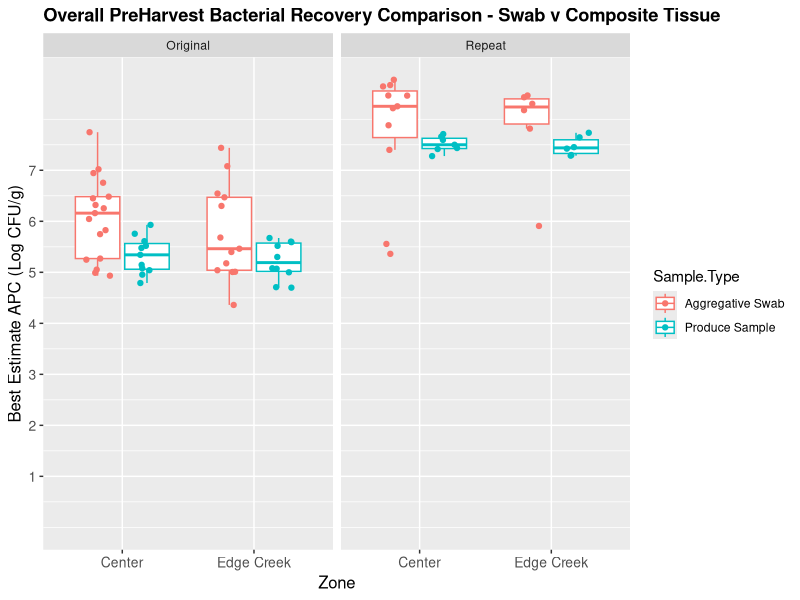
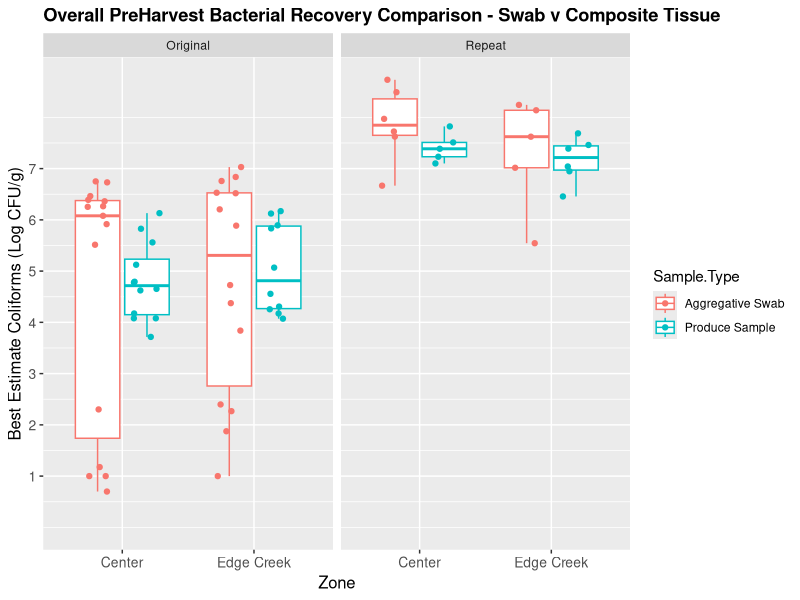
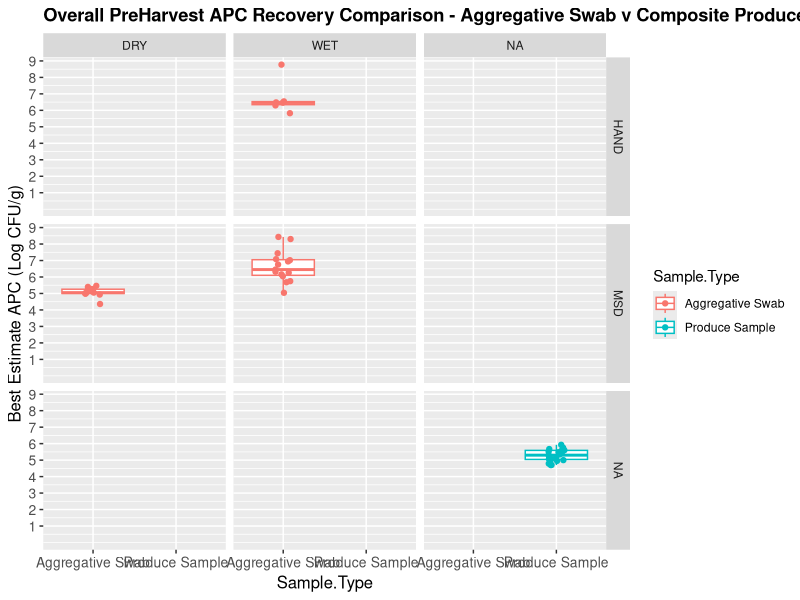
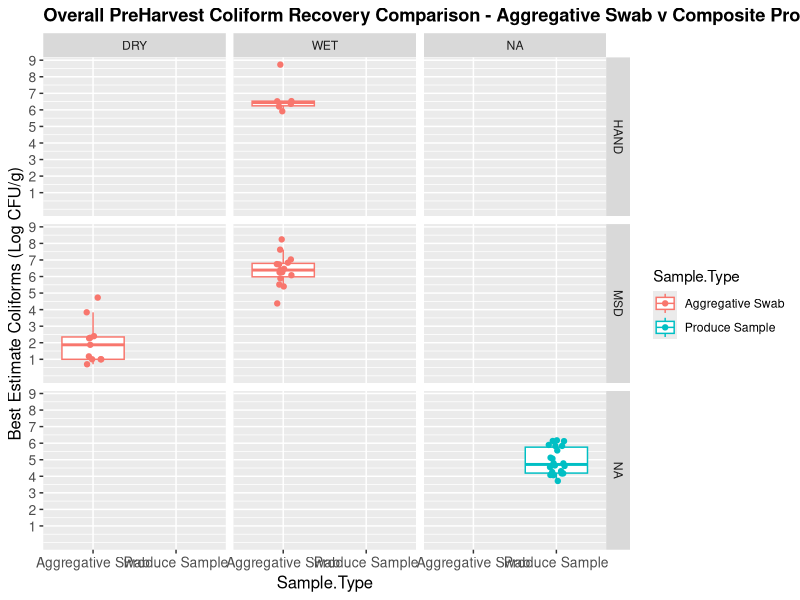
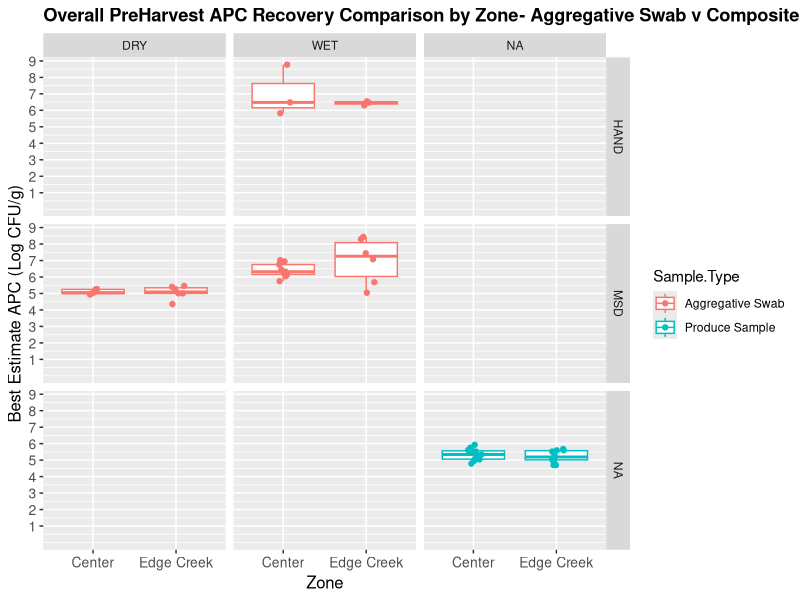
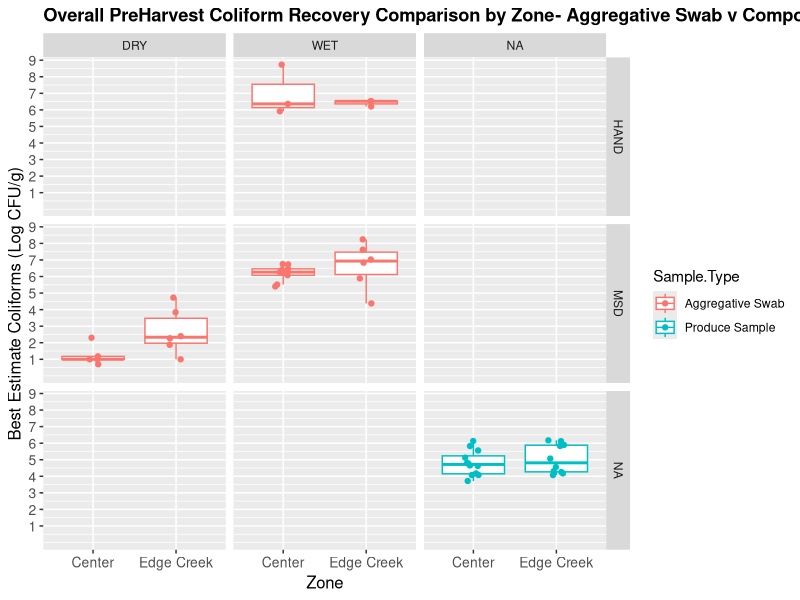
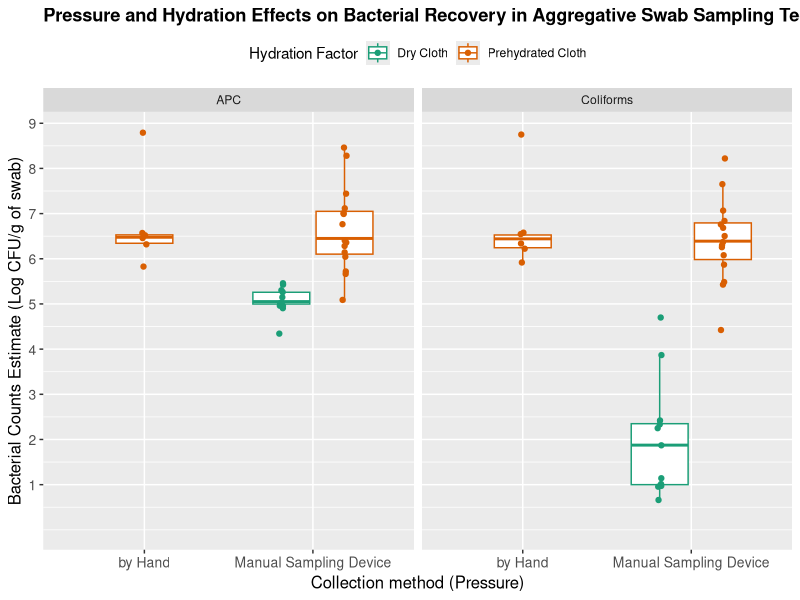
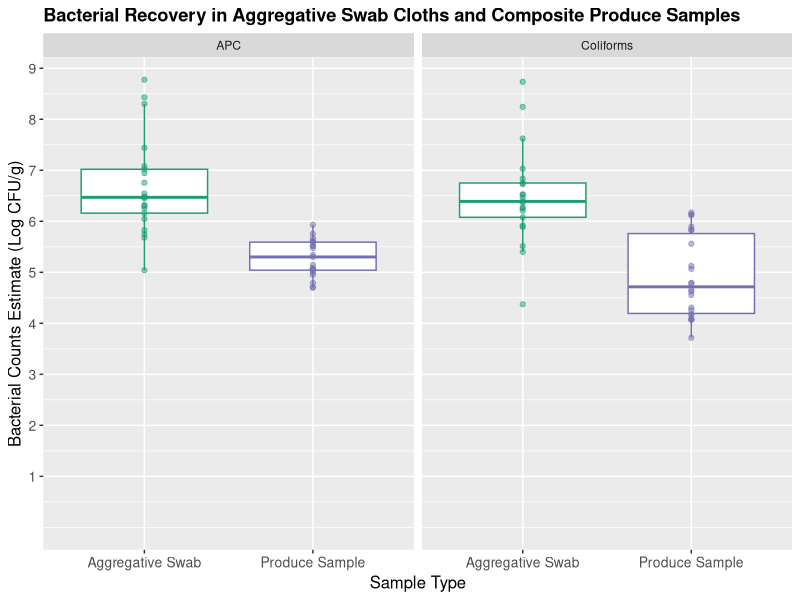

R code for these plots, in order:
## ---- chunk 1
knitr::opts_chunk$set(echo = TRUE)
## ---- chunk 2
library(tidyverse)
library(MASS)
library(car)
## ---- chunk 3
raw<-read.csv("Exp_1_results_organized.csv")
str(raw)
Fanoe<-read.csv("Experiment_1_trimmed.csv")
str(Fanoe)
Fanoe$Zone<-as.factor(Fanoe$Zone)
Fanoe$Top.bottom<-as.factor(Fanoe$Top.bottom)
Fanoe$Wet.dry<-as.factor(Fanoe$Wet.dry)
Fanoe$Hand.msd<-as.factor(Fanoe$Hand.msd)
Fanoe$Opportunity<-as.factor(Fanoe$Opportunity)
Fanoe$Sample.Type<-as.factor(Fanoe$Sample.Type)
Fanoe$Log.Coli.<-as.numeric(Fanoe$Log.Coli.)
str(Fanoe) #This contains all original and repeated samples, 
SumFanoe<-Fanoe%>%group_by(Sample.Type, Opportunity,Wet.dry, Hand.msd)%>%summarise(n=n())
knitr::kable(SumFanoe)
## ---- chunk 4
APC_MTvPr<-ggplot(data= Fanoe, aes(x=Zone, y=Log.APC. , col= Sample.Type))+
  geom_boxplot(outlier.alpha = 0)+theme(plot.title = element_text(size = rel(1.2), face = "bold"), axis.text = element_text(size= 10, angle=0, hjust=0.5), axis.title = element_text(size=12))+
  expand_limits(y=0)+
  scale_y_continuous("Best Estimate APC (Log CFU/g)", breaks= c(1,2,3,4,5,6,7))+
  geom_point(position=position_jitterdodge(),alpha=1)+
  ggtitle("Overall PreHarvest Bacterial Recovery Comparison - Swab v Composite Tissue ")
APC_MTvPr+facet_grid(.~Opportunity)
## ---- chunk 5
Colif_MTvPr<-ggplot(data= Fanoe, aes(x=Zone, y=Log.Coli. , col= Sample.Type))+
  geom_boxplot(outlier.alpha = 0)+theme(plot.title = element_text(size = rel(1.2), face = "bold"), axis.text = element_text(size= 10, angle=0, hjust=0.5), axis.title = element_text(size=12))+
  expand_limits(y=0)+
  scale_y_continuous("Best Estimate Coliforms (Log CFU/g)", breaks= c(1,2,3,4,5,6,7))+
  geom_point(position=position_jitterdodge(),alpha=1)+
  ggtitle("Overall PreHarvest Bacterial Recovery Comparison - Swab v Composite Tissue ")
Colif_MTvPr+facet_grid(.~Opportunity)
## ---- chunk 6
adj_Fanoe<-read.csv("Experiment_1_adjusted trim.csv")
adj_Fanoe$Zone<-as.factor(adj_Fanoe$Zone)
adj_Fanoe$Top.bottom<-as.factor(adj_Fanoe$Top.bottom)
adj_Fanoe$Wet.dry<-as.factor(adj_Fanoe$Wet.dry)
adj_Fanoe$Hand.msd<-as.factor(adj_Fanoe$Hand.msd)
adj_Fanoe$Opportunity<-as.factor(adj_Fanoe$Opportunity)
adj_Fanoe$Sample.Type<-as.factor(adj_Fanoe$Sample.Type)
str(adj_Fanoe)
wkngsamples_Fanoe<-adj_Fanoe%>%group_by(Sample.Type, Wet.dry, Hand.msd, Zone)%>%summarise(n=n())
totalecoli<-adj_Fanoe%>%group_by(Sample.Type, Log.E.coli.)%>%summarise(count=n())
knitr::kable(wkngsamples_Fanoe)
knitr::kable(totalecoli)
## ---- chunk 7
OvPH_MTvTissue_APC<-ggplot(data= adj_Fanoe, aes(x=Sample.Type, y=Log.APC. , col= Sample.Type))+
  geom_boxplot(outlier.alpha = 0)+theme(plot.title = element_text(size = rel(1.2), face = "bold"), axis.text = element_text(size= 10, angle=0, hjust=0.5), axis.title = element_text(size=12))+
  expand_limits(y=0)+
  scale_y_continuous("Best Estimate APC (Log CFU/g)", breaks= c(1,2,3,4,5,6,7,8,9))+
  geom_point(position=position_jitterdodge(),alpha=1)+
  ggtitle("Overall PreHarvest APC Recovery Comparison - Aggregative Swab v Composite Produce Samples")
OvPH_MTvTissue_APC+facet_grid(Hand.msd~Wet.dry)

OvPH_MTvTissue_Colif<-ggplot(data= adj_Fanoe, aes(x=Sample.Type, y=Log.Coli. , col= Sample.Type))+
  geom_boxplot(outlier.alpha = 0)+theme(plot.title = element_text(size = rel(1.2), face = "bold"), axis.text = element_text(size= 10, angle=0, hjust=0.5), axis.title = element_text(size=12))+
  expand_limits(y=0)+
  scale_y_continuous("Best Estimate Coliforms (Log CFU/g)", breaks= c(1,2,3,4,5,6,7,8,9))+
  geom_point(position=position_jitterdodge(),alpha=1)+
  ggtitle("Overall PreHarvest Coliform Recovery Comparison - Aggregative Swab v Composite Produce Samples")
OvPH_MTvTissue_Colif+facet_grid(Hand.msd~Wet.dry)

Zone_OvPH_MTvTissue_APC<-ggplot(data= adj_Fanoe, aes(x=Zone, y=Log.APC. , col= Sample.Type))+
  geom_boxplot(outlier.alpha = 0)+theme(plot.title = element_text(size = rel(1.2), face = "bold"), axis.text = element_text(size= 10, angle=0, hjust=0.5), axis.title = element_text(size=12))+
  expand_limits(y=0)+
  scale_y_continuous("Best Estimate APC (Log CFU/g)", breaks= c(1,2,3,4,5,6,7,8,9))+
  geom_point(position=position_jitterdodge(),alpha=1)+
  ggtitle("Overall PreHarvest APC Recovery Comparison by Zone- Aggregative Swab v Composite Produce Samples")
Zone_OvPH_MTvTissue_APC+facet_grid(Hand.msd~Wet.dry)

Zone_OvPH_MTvTissue_Colif<-ggplot(data= adj_Fanoe, aes(x=Zone, y=Log.Coli. , col= Sample.Type))+
  geom_boxplot(outlier.alpha = 0)+theme(plot.title = element_text(size = rel(1.2), face = "bold"), axis.text = element_text(size= 10, angle=0, hjust=0.5), axis.title = element_text(size=12))+
  expand_limits(y=0)+
  scale_y_continuous("Best Estimate Coliforms (Log CFU/g)", breaks= c(1,2,3,4,5,6,7,8,9))+
  geom_point(position=position_jitterdodge(),alpha=1)+
  ggtitle("Overall PreHarvest Coliform Recovery Comparison by Zone- Aggregative Swab v Composite Produce Samples")
Zone_OvPH_MTvTissue_Colif+facet_grid(Hand.msd~Wet.dry)
## ---- chunk 8
Only_Swabs<-adj_Fanoe%>%filter(Sample.Type=="Aggregative Swab")
Only_Swabs_noEcoli<-Only_Swabs[,-13] #This one would be replaced using a dataset that combines tests under a single column, rather than each test having its own column. This file was manually manipulated for this purpose, there is no code for it.
Only_Swabs_noEcoli1<-read.csv("LabPPT_AdjustedFanoe Exp_1.csv")
Only_Swabs_noEcoli<-Only_Swabs_noEcoli1%>% filter(Sample.Type=="Aggregative Swab")
Only_Swabs_noEcoli<-Only_Swabs_noEcoli%>% filter(Test != "E.coli")
#Once filtered
Only_Swabs_noEcoli$Sample.Type<-as.factor(Only_Swabs_noEcoli$Sample.Type)
Only_Swabs_noEcoli$Hand.msd<-as.factor(Only_Swabs_noEcoli$Hand.msd)
Only_Swabs_noEcoli$Wet.dry<-as.factor(Only_Swabs_noEcoli$Wet.dry)
Only_Swabs_noEcoli$Test<-as.factor(Only_Swabs_noEcoli$Test)
Only_Swabs_noEcoli$Zone<-as.factor(Only_Swabs_noEcoli$Zone)
Only_Swabs_noEcoli$Top.bottom<-as.factor(Only_Swabs_noEcoli$Top.bottom)
str(Only_Swabs_noEcoli)

Everything_but_Ecoli<-adj_Fanoe[,-13]
str(Everything_but_Ecoli)
## ---- chunk 9
OvPH_MT<-ggplot(data= Only_Swabs_noEcoli, aes(x=Hand.msd, y=Best..Estimate, col= Wet.dry))+
  geom_boxplot(outlier.alpha = 0, position = position_dodge2(preserve="single"))+
  #geom_hline(yintercept = 0.7, color="steelblue")+
  #geom_hline(yintercept = 0.3, color="steelblue")+
  theme(plot.title = element_text(size = rel(1.2), face = "bold"), legend.position = "top", axis.text = element_text(size= 10, angle=0, hjust=0.5), 
  axis.title = element_text(size=12))+
  geom_point(position=position_jitterdodge(jitter.width = 0.05, jitter.height = 0.05))+
  #stat_compare_means(method = "anova", label.y = 40)+
  expand_limits(y=0)+
  scale_y_continuous("Bacterial Counts Estimate (Log CFU/g of swab)", breaks= c(1,2,3,4,5,6,7,8,9))+
  scale_x_discrete("Collection method (Pressure)", labels=c("by Hand", "Manual Sampling Device"))+
  scale_color_manual(values=c("#1B9E77", "#d95f02"), labels=c("Dry Cloth", "Prehydrated Cloth")) +
  #scale_color_discrete(labels=c("Dry Cloth", "Prehydrated Cloth"))+
  labs(col="Hydration Factor")+
  ggtitle("Pressure and Hydration Effects on Bacterial Recovery in Aggregative Swab Sampling Technique Optimization")

OvPH_MT+facet_grid(.~Test)
ggsave("Swab-characterization-overallUPDATED_2.jpeg", device = "jpeg", dpi=300, path = "C:/Users/jfq/Box Sync/NIFA Project/NIFA Project Repository/Output 2022", height= 5, width= 10, units = "in")
## ---- chunk 10
#Dataset used for this analysis remained unmanipulated manually ("data=Only_Swabs"). The manipulated manually is for visualization purposes (data= Only_Swabs_noEcoli")

#APC
##APC lm
lm_APC_2fac<-lm(Log.APC.~Wet.dry +Hand.msd+ Hand.msd:Wet.dry, data=Only_Swabs)
locAPClm<-lm(Log.APC.~ Wet.dry +Hand.msd+ Zone + Hand.msd:Wet.dry + Hand.msd:Zone +Wet.dry:Zone+ Hand.msd*Wet.dry*Zone, data=Only_Swabs)
plantAPClm<-lm(Log.APC. ~ Wet.dry +Hand.msd+ Top.bottom+ Hand.msd:Wet.dry + Hand.msd:Top.bottom +Wet.dry:Top.bottom+ Hand.msd*Wet.dry*Top.bottom, data=Only_Swabs)
###anova
APC_BothFactors<-anova(lm_APC_2fac)# Hydration matters most 3.008e-5
APC_Zone_Effect<-anova(locAPClm) #zones had no effect, hydration did
APC_InPlantLoc_effect<-anova(plantAPClm)#place in plant had no effect, hydration did

#Coliforms
##Coliforms lm
lm_Colif_2fac2<-lm(Log.Coli.~Wet.dry +Hand.msd+ Hand.msd:Wet.dry, data=Only_Swabs)
locColiflm<-lm(Log.Coli.~Wet.dry +Hand.msd+ Zone + Hand.msd:Wet.dry + Hand.msd:Zone +Wet.dry:Zone+ Hand.msd*Wet.dry*Zone, data=Only_Swabs)
plantColiflm<-lm(Log.Coli. ~ Wet.dry +Hand.msd+ Top.bottom+ Hand.msd:Wet.dry + Hand.msd:Top.bottom +Wet.dry:Top.bottom+ Hand.msd*Wet.dry*Top.bottom, data=Only_Swabs)
###ANOVA
Colif_BothFactors<-anova(lm_Colif_2fac2)#Both factors matter Hydration matters most 3.008e-5
Colif_Zone_Effect<-anova(locColiflm) #zones had no effect
Colif_InPlantLoc_effect<-anova(plantColiflm)#place in plant had no effect
## ---- chunk 11
knitr::kable(APC_BothFactors)
knitr::kable(APC_Zone_Effect)
knitr::kable(APC_InPlantLoc_effect)

knitr::kable(Colif_BothFactors)
knitr::kable(Colif_Zone_Effect)
knitr::kable(Colif_InPlantLoc_effect)
## ---- chunk 12
#For analysis, we'll use data= "Everything_wet". For visualization, we'll use data= "Trimmed_W_data". 
Everything_wet<-Everything_but_Ecoli%>%filter(Sample.Type=="Produce Sample"|Sample.Type=="Aggregative Swab" & Wet.dry!="DRY")
WorkingDataset<-Everything_wet%>%group_by(Sample.Type)%>%summarise(count=n())
knitr::kable(WorkingDataset)

#visuals
Trimmed_W_data<-Only_Swabs_noEcoli1%>%filter(Sample.Type=="Produce Sample"|Sample.Type=="Aggregative Swab"&Wet.dry!="DRY")
Trimmed_W_data<-Trimmed_W_data%>% filter(Test != "E.coli")
Trimmed_W_data%>%group_by(Sample.Type, Wet.dry, Test)%>%summarise(count=n())
## ---- chunk 13
OvPH_MTvPS<-ggplot(data= Trimmed_W_data, aes(x=Sample.Type, y=Best..Estimate, col=Sample.Type))+
  geom_boxplot(outlier.alpha = 0)+theme(plot.title = element_text(size = rel(1.2), face = "bold"), legend.position = "none", axis.text = element_text(size= 10, angle=0, hjust=0.5), axis.title = element_text(size=12))+
  geom_point(alpha=0.5)+
  expand_limits(y=0)+
  scale_color_manual(values=c("#1B9E77", "#7570B3")) +
  scale_y_continuous("Bacterial Counts Estimate (Log CFU/g)", breaks= c(1,2,3,4,5,6,7,8,9))+
  scale_x_discrete("Sample Type")+
  labs(fill= "Sample Type")+
  ggtitle("Bacterial Recovery in Aggregative Swab Cloths and Composite Produce Samples")
OvPH_MTvPS+facet_grid(.~ Test)
## ---- chunk 14
#APC
##Linear models
lmMTPS__APC<-lm(Log.APC.~Sample.Type, data=Everything_wet)
lmMTPS_locAPC<-lm(Log.APC.~ Sample.Type+ Zone + Sample.Type:Zone, data=Everything_wet)
lmMTPS_plantAPC<-lm(Log.APC. ~ Sample.Type+ Top.bottom + Sample.Type:Top.bottom, data=Everything_wet)
lmMTPS_APC_Overall<-lm(Log.APC.~ Sample.Type + Zone +Top.bottom + Sample.Type:Top.bottom + Sample.Type:Zone + Top.bottom:Zone + Sample.Type:Zone:Top.bottom, data=Everything_wet)

###ANOVA
MTPS_SamTypeAPC<-anova(lmMTPS__APC)
MTPS_locAPC<-anova(lmMTPS_locAPC)
MTPS_plantAPC<-anova(lmMTPS_plantAPC)
MTPS_APC_Overall<-anova(lmMTPS_APC_Overall)#Sample type is the only factor that matters
    
#Coliforms
##Linear models
lmMTPS__Colif<-lm(Log.Coli.~Sample.Type, data=Everything_wet)
lmMTPS_locColif<-lm(Log.Coli.~ Sample.Type+ Zone + Sample.Type:Zone, data=Everything_wet)
lmMTPS_plantColif<-lm(Log.Coli. ~ Sample.Type+ Top.bottom + Sample.Type:Top.bottom, data=Everything_wet)
lmMTPS_Colif_Overall<-lm(Log.Coli.~ Sample.Type + Zone +Top.bottom + Sample.Type:Top.bottom + Sample.Type:Zone + Top.bottom:Zone + Sample.Type:Zone:Top.bottom, data=Everything_wet)

MTPS_SamTypeColif<-anova(lmMTPS__Colif)
MTPS_locColif<-anova(lmMTPS_locColif)
MTPS_plantColif<-anova(lmMTPS_plantColif)
MTPS_Colif_Overall<-anova(lmMTPS_Colif_Overall)#Sample type is the only factor that matters
## ---- chunk 15
knitr::kable(MTPS_SamTypeAPC)
knitr::kable(MTPS_locAPC)
knitr::kable(MTPS_plantAPC)
knitr::kable(MTPS_APC_Overall)

knitr::kable(MTPS_SamTypeColif)
knitr::kable(MTPS_locColif)
knitr::kable(MTPS_plantColif)
knitr::kable(MTPS_Colif_Overall)
## ---- chunk 16

## ---- chunk 17
plot(pressure)
